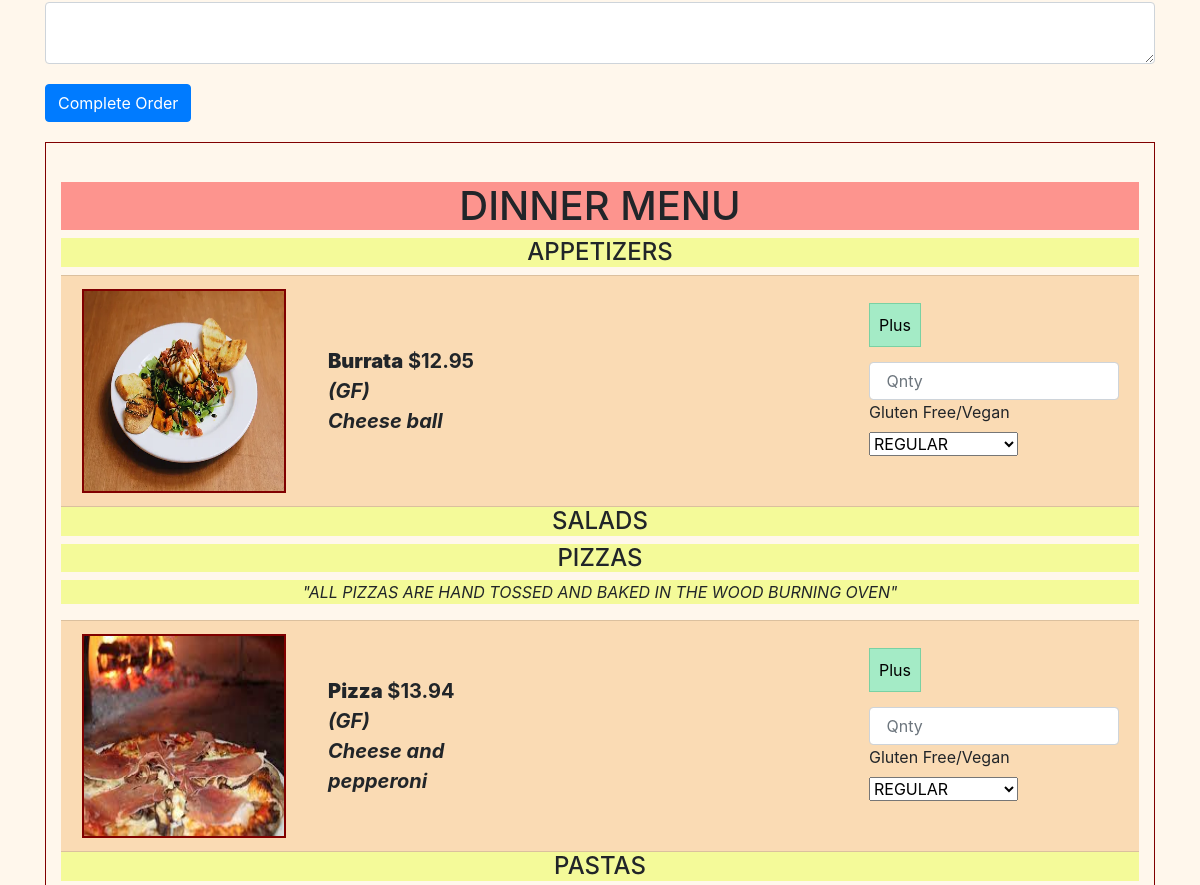
The page /test-order (signed in, middle part) on the database as committed earlier.
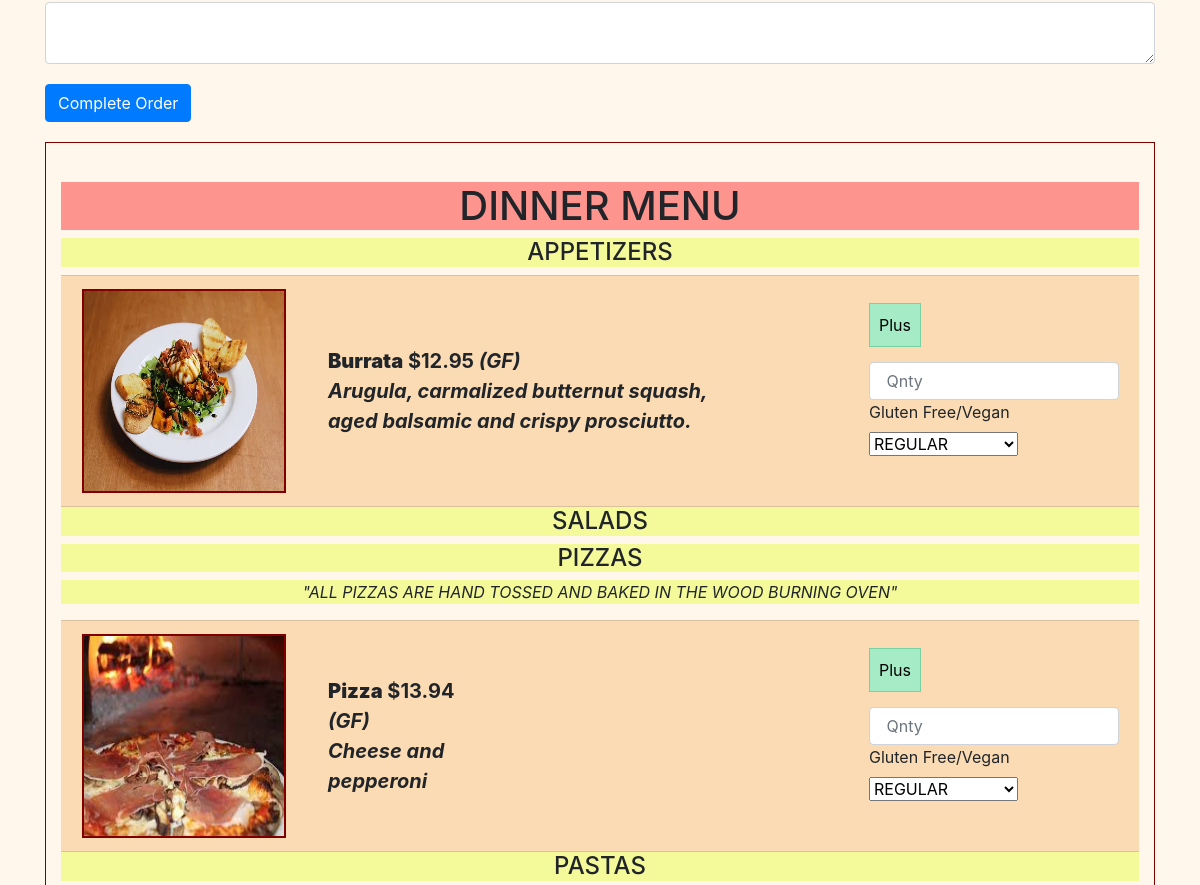
The same page on the database as committed later.
### avanzareApp/models.py (models this page shows)
class Menu(db.Model):
    id = db.Column(db.Integer, primary_key=True)
    name = db.Column(db.String(150), unique=True)
    price = db.Column(db.String(150))
    description = db.Column(db.String(10000))
    menu_type = db.Column(db.String(150))
    gluten_free = db.Column(db.String(150))
    vegan = db.Column(db.String(150))
    date = db.Column(db.DateTime(timezone=True), default=func.now())
    item_image = db.Column(db.String(30))
    user_id = db.Column(db.Integer, db.ForeignKey('user.id'))

### avanzareApp/views.py (the view)
@views.route('/test-order', methods=['GET', 'POST'])
@login_required
def test_order():
    items = Menu.query.all()
    '''# delete any empty orders. Everytime we go to the order page, we create a new order object, so we should delete
    # the uncompleted order objects to not have a bunch of empty orders in the db.
    error_orders = Order.query.filter(Order.user_id == current_user.id).filter(Order.total == 0).delete()
    new_order = new_order = Order(user_id=current_user.id, taxes=0, total=0)
    db.session.add(new_order)
    db.session.commit()'''
    return render_template("order2.html", items=items, user=current_user)

### avanzareApp/__init__.py (called while the page is built)
def create_app():
    app = Flask(__name__)
    app.config['SECRET KEY'] = 'iudsdbciud ccdoi'
    app.config['SQLALCHEMY_DATABASE_URI'] = f'sqlite:///{DB_NAME}'
    db.init_app(app)
    from .views import views
    from .auth import auth
    app.register_blueprint(views, url_prefix='/')
    app.register_blueprint(auth, url_prefix='/')
    from .models import User, Menu, Menu_order, News, Order
    with app.app_context():
        db.create_all()
    login_manager = LoginManager()
    login_manager.login_view = 'auth.start_page'
    login_manager.init_app(app)
    @login_manager.user_loader
    def load_user(id):
        return User.query.get(int(id))
    return app

### avanzareApp/templates/order2.html (shortened to what the changed rows need)
{% extends "base.html" %} {% block title %}Home{% endblock %}
{% block content %}
<br />
{% set lst =  [] %}
<br />
<div class="blackLine">
    <br />
    <h1 class="h1Color" align="center"> DINNER MENU </h1>
    <ul class="list-group list-group-flush" id="items">
        {% set gf = "(GF)" %}
        {% set v = "(V)" %}
        {% set gfv = "(GF and V)" %}
        {% set print_once = 1 %}
        {% for menu in ["APPETIZERS", "SALADS", "PIZZAS", "PASTAS", "ENTREES", "SIDES", "DESSERT MENU", "AFTER DINNER DRINKS", "COCKTAILS", "BOTTLE", "DRAFT"] %}
            {% if print_once == 1 %}
                {% if menu == "DESSERT MENU" %}
                    <h1 class="h1Color" align="center"> DESSERTS </h1>
                    {% set print_once = 0 %}
                {% elif menu == "AFTER DINNER DRINKS" %}
                    <h1 class="h1Color" align="center"> AFTER DINNER DRINKS </h1>
                    {% set print_once = 0 %}
                {% elif menu == "COCKTAILS" %}
                    <h1 class="h1Color" align="center"> COCKTAILS </h1>
                    {% set print_once = 0 %}
                {% elif menu == "BOTTLE" %}
                    <h1 class="h1Color" align="center"> BEER </h1>
                    <h4 class="menu_type_color" align="center">{{ menu }}</h4>
                    {% set print_once = 0 %}
                {% else %}
                    <h4 class="menu_type_color" align="center">{{ menu }}</h4>
                    {% set print_once = 0 %}
                {% endif %}
            {% endif %}
            {% for item in items %}
                {% if item.menu_type == menu %}
                    <li class="list-group-item">
                        <table>
                            <tr>
                                <th>
                                    {% set tmp = item.name + '.jpg' %}
                                    <div class="image" align="right">
                                        <img class="img-responsive" src="{{ url_for('views.send_image', filename=tmp) }}" width="200" height="200">
                                    </div>
                                </th>
                                <th>
                                    <div class="text">
                                        <b>{{ item.name }}</b>
                                        {% set tmp = "$" + (item.price | string) %}
                                        {{ tmp }}
                                        {% if item.gluten_free == "GLUTEN FREE" %}
                                            <i>{{ gf }}</i>
                                        {% endif %}
                                        <br />
                                        <i>{{ item.description }}</i>
                                        <br />
                                    </div>
                                </th>
                                <div style="float: right; width: 250px;">
                                    <button onclick="addToOrder(document.getElementById('quantity_{{ item.id }}').value,
                                                    {{ item.id }}, '{{ item.name }}', {{ item.price }},
                                                    document.getElementById('dish_accommodation_{{ item.id }}').value,
                                                    document.getElementById('total').value)"
                                            class="btn-add" style="margin: 15px 0px;">Plus</button>
                                    {% if (item.gluten_free == "GLUTEN FREE") or (item.vegan == "VEGAN") %}
                                    <input
                                                    type="number" min="1" step="1"
                                                    class="form-control"
                                                    id="quantity_{{ item.id }}"
                                                    name="quantity"
                                                    placeholder=" Qnty"/>
                                    <label for="dish_accommodation_{{ item.id }}">Gluten Free/Vegan</label>
                                    <select class="selectpicker" id="dish_accommodation_{{ item.id }}" name="dish_accommodation">
                                        <optgroup label="CHOOSE ONE" >
                                            <option>REGULAR</option>
                                        </optgroup>
                                    </select>
                                    {% else %}
                                    {% set tmp_id = "dish_accommodation_" + item.id|string %}
                                    <select id="{{ tmp_id }}" hidden><option>REGULAR</option></select>
                                    {% endif %}
                                </div>
                            </tr>
                        </table>
                    </li>
                {% endif %}
            {% endfor %}
            {% set print_once = 1 %}
        {% endfor %}
    </ul>
    <br />
</div>
<br />
<br />
<br />
{% include "footer.html" %}
{% endblock %}

Rows that differ between the two databases and show on the page:
changed Menu "Burrata": description "Cheese ball" → "Arugula, carmalized butternut squash, aged balsamic and crispy prosciutto."
